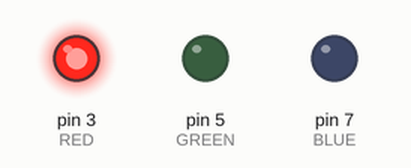
Simulated run of this sketch. Board: Arduino Uno, built with avr-gcc and run on an emulated ATmega328P. Parts: output pins drawn as LEDs (lit = HIGH).

Above: at 0.12 s.
At 0.62 s:
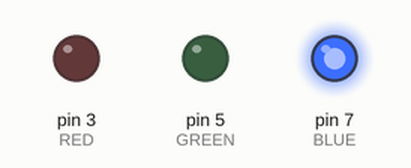
At 1.12 s:
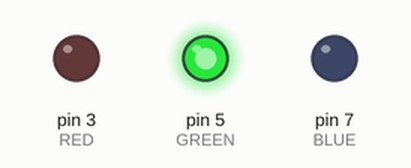
At 2.87 s:
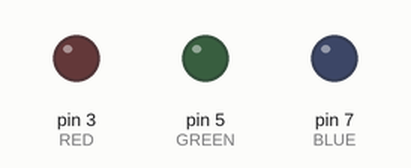
Timing chart, 0 to 3.5 s (numbered marks = the images above):
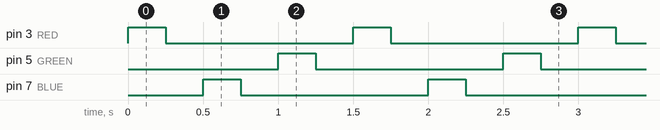

The sketch:

Hello_led2.ino.ino
```cpp
#define BLUE 7 // In this line, we define the constant that indicates the Arduino PIN that corresponds to the color led.
#define GREEN 5 // In this line, we define the constant that indicates the Arduino PIN that corresponds to the color led.
#define RED 3 // In this line, we define the constant that indicates the Arduino PIN that corresponds to the color led.

void setup()
{
//The pinMode defines the status mode of the pin in output. For the difitalWrite part, we define value of the output.
  pinMode(RED,OUTPUT);
  pinMode(BLUE,OUTPUT);
  pinMode(GREEN,OUTPUT);
  digitalWrite(RED,HIGH);
  digitalWrite(BLUE,LOW);
  digitalWrite(GREEN,LOW);

}

void loop()
{
//In this part, we define the timing and order of activation of each output / LED.
  digitalWrite(RED,HIGH);
  delay(250);
  digitalWrite(RED,LOW);
  delay(250);
  digitalWrite(BLUE,HIGH);
  delay(250);
  digitalWrite(BLUE,LOW);
  delay(250);
  digitalWrite(GREEN,HIGH);
  delay(250);
  digitalWrite(GREEN,LOW);
  delay(250);
}
```

Measured:
- by itself, pin 3 (RED), pin 5 (GREEN), pin 7 (BLUE): alternates HIGH for 0.25 s and LOW for 1.3 s
- by itself, everything shown: repeats every 1.5 s, in 6 steps
